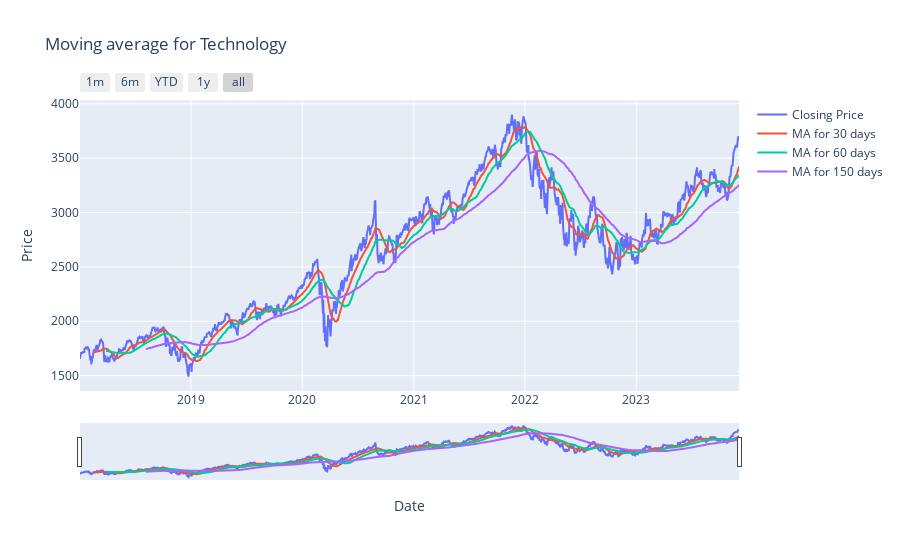
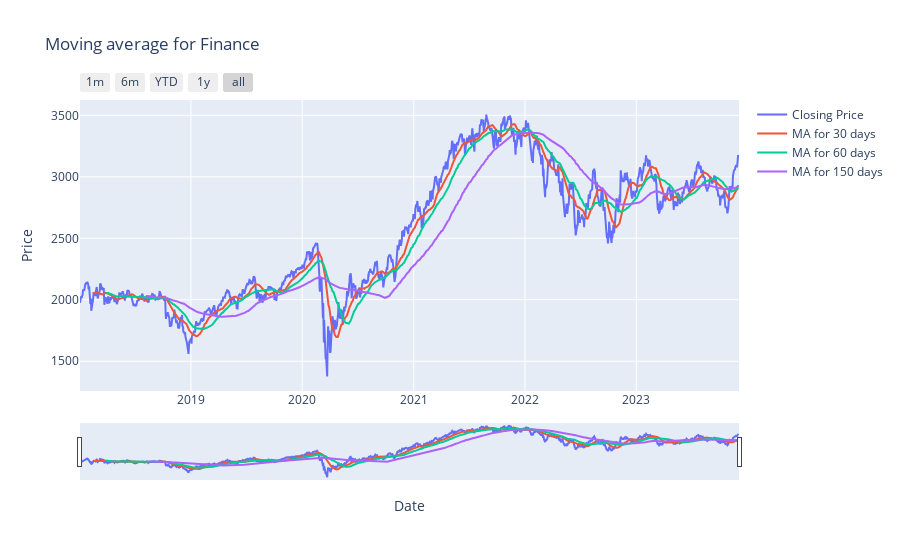
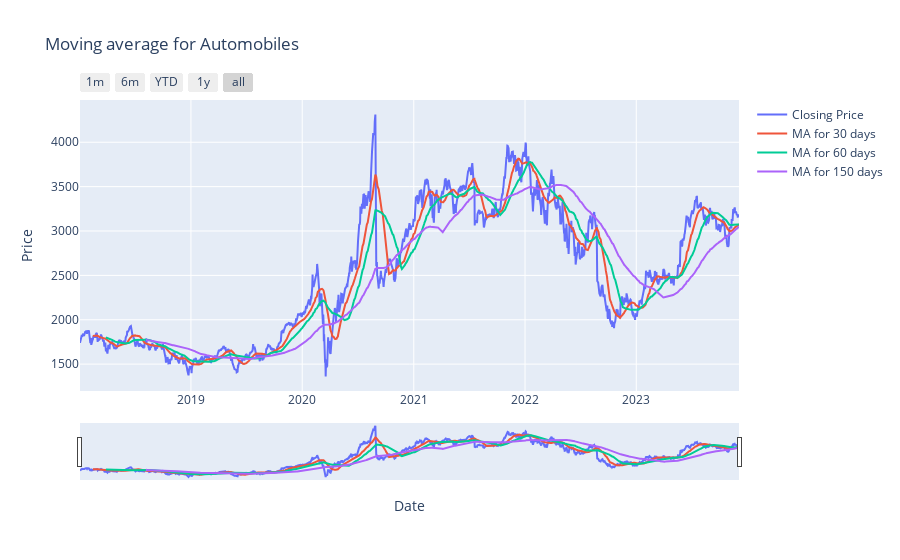
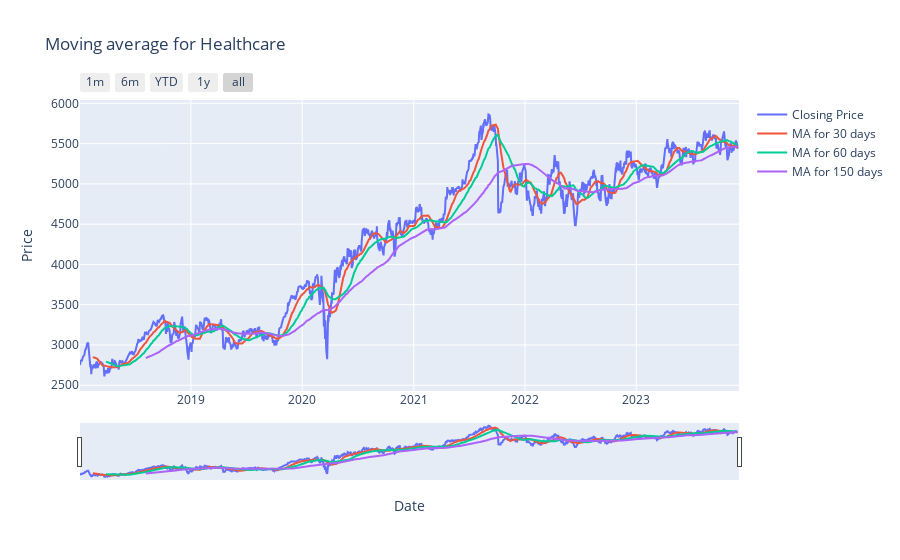

Notebook source saved alongside these figures, in order:
### Markdown cell above
#### Moving Average for each sector
- Goal: Determine the moving average for each industry. 
    - How was each industry affected by the pandemic, and what industries are better at bouncing back from a crash?

### Code cell
mov_avg_dict = {}
ma_days = [30, 60, 150]
for sector in data_sectors:                                             # for each sector
    mov_avg = {}                                                        # create an empty dict to append to
    mov_avg[sector] = close_prices_sector[sector]                       # append closing prices to that sector
    for ma in ma_days:                                                  # for each ma period chosen
        column_name = f"MA for {ma} days"                               # name the column 
        mov_avg[column_name] = close_prices_sector[sector].rolling(ma).mean()       #calculate the rolling average for that column
    mov_avg_df = pd.DataFrame(mov_avg)                                  # convert to dataframe
    mov_avg_dict[sector] = mov_avg_df                                   # add the df to the dict
    
    # plotting, matplotlib
    # mov_avg_dict[sector].plot(rot = 45, 
    #                           ylabel = 'Close prices',
    #                           title = f'Moving average for the {sector} sector')

    # plotting, plotly
    fig = go.Figure()

    fig.add_trace(
    go.Scatter(x = mov_avg_dict[sector].index, y = mov_avg_dict[sector][sector], name = 'Closing Price'))

    fig.add_trace(
    go.Scatter(x = mov_avg_dict[sector].index, y = mov_avg_dict[sector]['MA for 30 days'], name = 'MA for 30 days'))

    fig.add_trace(
    go.Scatter(x = mov_avg_dict[sector].index, y = mov_avg_dict[sector]['MA for 60 days'], name = 'MA for 60 days'))

    fig.add_trace(
    go.Scatter(x = mov_avg_dict[sector].index, y = mov_avg_dict[sector]['MA for 150 days'], name = 'MA for 150 days'))

    fig.update_layout(
        title_text= f"Moving average for {sector}",
        xaxis_title="Date",  
        yaxis_title="Price"
    )
    # Add range slider
    fig.update_layout(
    xaxis=dict(
        rangeselector=dict(
            buttons=list([
                dict(count=1,
                        label="1m",
                        step="month",
                        stepmode="backward"),
                dict(count=6,
                        label="6m",
                        step="month",
                        stepmode="backward"),
                dict(count=1,
                        label="YTD",
                        step="year",
                        stepmode="todate"),
                dict(count=1,
                        label="1y",
                        step="year",
                        stepmode="backward"),
                dict(step="all")
            ])
        ),
        rangeslider=dict(
            visible=True
        ),
        type="date"
    )
    )

    fig.show()
    fig.write_html(f"plots/{sector}.html")

### Figure 1 — Plotly figure (JSON) as saved in the notebook; plotly's stock layout.template omitted (floating-point values rounded to 4 significant figures; data arrays with more than 128 entries replaced by an {"elided": "..."} marker saying what was removed)
{"data": [{"name": "Closing Price", "type": "scatter", "x": {"elided": "1491 str values"}, "y": {"elided": "1491 float values"}}, {"name": "MA for 30 days", "type": "scatter", "x": {"elided": "1491 str values"}, "y": {"elided": "1491 float values"}}, {"name": "MA for 60 days", "type": "scatter", "x": {"elided": "1491 str values"}, "y": {"elided": "1491 float values"}}, {"name": "MA for 150 days", "type": "scatter", "x": {"elided": "1491 str values"}, "y": {"elided": "1491 float values"}}], "layout": {"title": {"text": "Moving average for Technology"}, "xaxis": {"rangeselector": {"buttons": [{"count": 1, "label": "1m", "step": "month", "stepmode": "backward"}, {"count": 6, "label": "6m", "step": "month", "stepmode": "backward"}, {"count": 1, "label": "YTD", "step": "year", "stepmode": "todate"}, {"count": 1, "label": "1y", "step": "year", "stepmode": "backward"}, {"step": "all"}]}, "rangeslider": {"visible": true}, "title": {"text": "Date"}, "type": "date"}, "yaxis": {"title": {"text": "Price"}}}}

### Figure 2 — Plotly figure (JSON) as saved in the notebook; plotly's stock layout.template omitted (floating-point values rounded to 4 significant figures; data arrays with more than 128 entries replaced by an {"elided": "..."} marker saying what was removed)
{"data": [{"name": "Closing Price", "type": "scatter", "x": {"elided": "1491 str values"}, "y": {"elided": "1491 float values"}}, {"name": "MA for 30 days", "type": "scatter", "x": {"elided": "1491 str values"}, "y": {"elided": "1491 float values"}}, {"name": "MA for 60 days", "type": "scatter", "x": {"elided": "1491 str values"}, "y": {"elided": "1491 float values"}}, {"name": "MA for 150 days", "type": "scatter", "x": {"elided": "1491 str values"}, "y": {"elided": "1491 float values"}}], "layout": {"title": {"text": "Moving average for Finance"}, "xaxis": {"rangeselector": {"buttons": [{"count": 1, "label": "1m", "step": "month", "stepmode": "backward"}, {"count": 6, "label": "6m", "step": "month", "stepmode": "backward"}, {"count": 1, "label": "YTD", "step": "year", "stepmode": "todate"}, {"count": 1, "label": "1y", "step": "year", "stepmode": "backward"}, {"step": "all"}]}, "rangeslider": {"visible": true}, "title": {"text": "Date"}, "type": "date"}, "yaxis": {"title": {"text": "Price"}}}}

### Figure 3 — Plotly figure (JSON) as saved in the notebook; plotly's stock layout.template omitted (floating-point values rounded to 4 significant figures; data arrays with more than 128 entries replaced by an {"elided": "..."} marker saying what was removed)
{"data": [{"name": "Closing Price", "type": "scatter", "x": {"elided": "1491 str values"}, "y": {"elided": "1491 float values"}}, {"name": "MA for 30 days", "type": "scatter", "x": {"elided": "1491 str values"}, "y": {"elided": "1491 float values"}}, {"name": "MA for 60 days", "type": "scatter", "x": {"elided": "1491 str values"}, "y": {"elided": "1491 float values"}}, {"name": "MA for 150 days", "type": "scatter", "x": {"elided": "1491 str values"}, "y": {"elided": "1491 float values"}}], "layout": {"title": {"text": "Moving average for Automobiles"}, "xaxis": {"rangeselector": {"buttons": [{"count": 1, "label": "1m", "step": "month", "stepmode": "backward"}, {"count": 6, "label": "6m", "step": "month", "stepmode": "backward"}, {"count": 1, "label": "YTD", "step": "year", "stepmode": "todate"}, {"count": 1, "label": "1y", "step": "year", "stepmode": "backward"}, {"step": "all"}]}, "rangeslider": {"visible": true}, "title": {"text": "Date"}, "type": "date"}, "yaxis": {"title": {"text": "Price"}}}}

### Figure 4 — Plotly figure (JSON) as saved in the notebook; plotly's stock layout.template omitted (floating-point values rounded to 4 significant figures; data arrays with more than 128 entries replaced by an {"elided": "..."} marker saying what was removed)
{"data": [{"name": "Closing Price", "type": "scatter", "x": {"elided": "1491 str values"}, "y": {"elided": "1491 float values"}}, {"name": "MA for 30 days", "type": "scatter", "x": {"elided": "1491 str values"}, "y": {"elided": "1491 float values"}}, {"name": "MA for 60 days", "type": "scatter", "x": {"elided": "1491 str values"}, "y": {"elided": "1491 float values"}}, {"name": "MA for 150 days", "type": "scatter", "x": {"elided": "1491 str values"}, "y": {"elided": "1491 float values"}}], "layout": {"title": {"text": "Moving average for Healthcare"}, "xaxis": {"rangeselector": {"buttons": [{"count": 1, "label": "1m", "step": "month", "stepmode": "backward"}, {"count": 6, "label": "6m", "step": "month", "stepmode": "backward"}, {"count": 1, "label": "YTD", "step": "year", "stepmode": "todate"}, {"count": 1, "label": "1y", "step": "year", "stepmode": "backward"}, {"step": "all"}]}, "rangeslider": {"visible": true}, "title": {"text": "Date"}, "type": "date"}, "yaxis": {"title": {"text": "Price"}}}}
